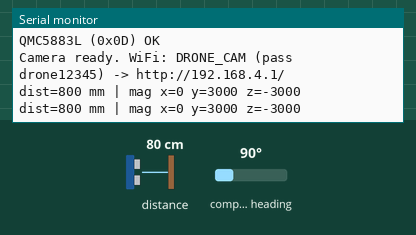
Recording of a sketch running on a simulated Seeed XIAO ESP32-S3. On the bench: the last lines printed to the serial monitor. Wiring (inferred from the names in the program): QMC5883L compass at I2C address 0x0D. Inputs (shaded band) come from the test bench; at power-on: distance to the obstacle 80 cm, compass heading 90°. The camera gives no picture; the modem accepts every AT command (registered, SIM ready, sends succeed) and sends nothing else.

Above: at 1.5 s.
1.6 s: distance to the obstacle set to 2 cm
At 2.3 s:
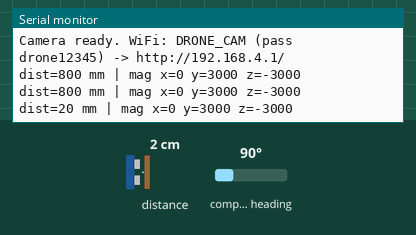
3.1 s: compass heading set to 7°
At 3.8 s:
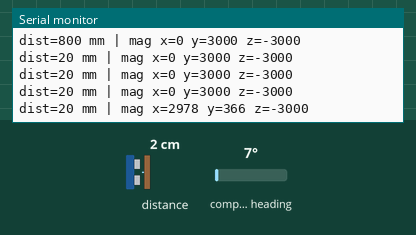
4.6 s: distance to the obstacle set to 4 cm
At 5.4 s:
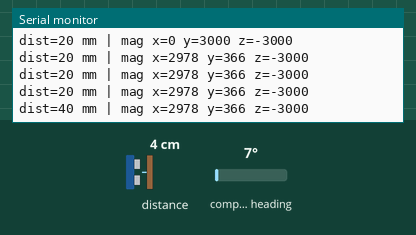
Timing chart, 0 to 7.6 s (numbered marks = the images above; inputs shaded):
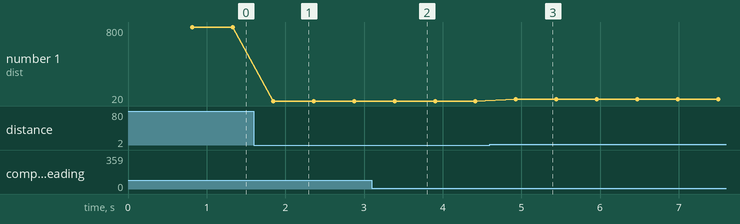

Measured:
- after the input at 1.6 s, the serial monitor: prints a new line after 0.24 s (image 1)
- after the input at 3.1 s, the serial monitor: prints a new line after 0.29 s (image 2)
- after the input at 4.6 s, the serial monitor: prints a new line after 0.33 s (image 3)
- plotted number 1: 800 → 20 after the input at 1.6 s, 20 → 40 after the input at 4.6 s

The sketch:

drone_xiao_v5_sensors_camera.ino
```cpp
/*
 * Drone XIAO firmware v5 — Sensors (MSP) + Camera (WiFi), integrated
 * -----------------------------------------------------------------
 * Runs concurrently on the dual-core ESP32-S3:
 *   - Sensor bridge (dedicated FreeRTOS task, 30 Hz):
 *       VL53L0X (0x29) -> MSP2_SENSOR_RANGEFINDER (0x1F01)
 *       QMC5883L (0x0D) -> MSP2_SENSOR_COMPASS    (0x1F04)   to the FC on UART3 @115200
 *   - Camera: OV2640 MJPEG stream over WiFi (Access Point), viewable in a browser.
 *
 * Disjoint hardware -> no contention, no locks:
 *   Sensors: I2C0 (Wire) on D4/D5,  UART1 to FC on D6.
 *   Camera : own SCCB forced to I2C1 (sccb_i2c_port=1) + camera data pins + WiFi.
 *
 * Confirmed on this airframe (baked in):
 *   Mag alignment: bx=my, by=mx, bz=-mz   |   Camera 180-degree flip: vflip + hmirror.
 *
 * Arduino IDE: Board XIAO_ESP32S3 ; Tools -> PSRAM: "OPI PSRAM" (required) ;
 *   if it won't fit, Partition Scheme: "Huge APP (3MB No OTA)".
 * Camera: connect PC to WiFi "DRONE_CAM" (pass drone12345), open http://192.168.4.1/
 * Library: "VL53L0X" by Pololu.
 */

#include "esp_camera.h"
#include <WiFi.h>
#include "esp_http_server.h"
#include <Wire.h>
#include <VL53L0X.h>

// ---------------- Config ----------------
static const uint32_t FC_BAUD      = 115200;
static const int      PIN_SDA      = 5;      // D4 (sensors, I2C0)
static const int      PIN_SCL      = 6;      // D5
static const int      PIN_FC_TX    = 43;     // D6 -> FC UART3 RX
static const int      PIN_FC_RX    = 44;     // D7
static const uint16_t SEND_HZ      = 30;
static const int32_t  MAX_VALID_MM = 2000;
static const bool     DEBUG_USB    = true;

const char* AP_SSID = "DRONE_CAM";
const char* AP_PASS = "drone12345";          // >= 8 chars
// ----------------------------------------

static const uint8_t QMC_ADDR = 0x0D;

// ---- Camera pins: XIAO ESP32-S3 Sense ----
#define PWDN_GPIO_NUM   -1
#define RESET_GPIO_NUM  -1
#define XCLK_GPIO_NUM   10
#define SIOD_GPIO_NUM   40
#define SIOC_GPIO_NUM   39
#define Y9_GPIO_NUM     48
#define Y8_GPIO_NUM     11
#define Y7_GPIO_NUM     12
#define Y6_GPIO_NUM     14
#define Y5_GPIO_NUM     16
#define Y4_GPIO_NUM     18
#define Y3_GPIO_NUM     17
#define Y2_GPIO_NUM     15
#define VSYNC_GPIO_NUM  38
#define HREF_GPIO_NUM   47
#define PCLK_GPIO_NUM   13

HardwareSerial FC(1);
VL53L0X sensor;
bool magPresent = false;
httpd_handle_t server = NULL;

static const uint8_t  MSP_HDR_X               = 'X';
static const uint8_t  MSP_DIR_TO_FC           = '<';
static const uint16_t MSP2_SENSOR_RANGEFINDER = 0x1F01;
static const uint16_t MSP2_SENSOR_COMPASS     = 0x1F04;

// ============================ MSP v2 ============================
static uint8_t crc8_dvb_s2(uint8_t crc, uint8_t a) {
  crc ^= a;
  for (uint8_t i = 0; i < 8; i++)
    crc = (crc & 0x80) ? (uint8_t)((crc << 1) ^ 0xD5) : (uint8_t)(crc << 1);
  return crc;
}
void mspSend(uint16_t function, const uint8_t *payload, uint16_t len) {
  uint8_t flag = 0, crc = 0;
  FC.write('$'); FC.write(MSP_HDR_X); FC.write(MSP_DIR_TO_FC);
  FC.write(flag);                      crc = crc8_dvb_s2(crc, flag);
  uint8_t fl = function & 0xFF;        FC.write(fl); crc = crc8_dvb_s2(crc, fl);
  uint8_t fh = (function >> 8) & 0xFF; FC.write(fh); crc = crc8_dvb_s2(crc, fh);
  uint8_t sl = len & 0xFF;             FC.write(sl); crc = crc8_dvb_s2(crc, sl);
  uint8_t sh = (len >> 8) & 0xFF;      FC.write(sh); crc = crc8_dvb_s2(crc, sh);
  for (uint16_t i = 0; i < len; i++) { FC.write(payload[i]); crc = crc8_dvb_s2(crc, payload[i]); }
  FC.write(crc);
}
void sendRangefinder(uint8_t quality, int32_t mm) {
  uint8_t p[5] = { quality,
                   (uint8_t)(mm & 0xFF),         (uint8_t)((mm >> 8)  & 0xFF),
                   (uint8_t)((mm >> 16) & 0xFF), (uint8_t)((mm >> 24) & 0xFF) };
  mspSend(MSP2_SENSOR_RANGEFINDER, p, sizeof(p));
}
void sendCompass(int16_t bx, int16_t by, int16_t bz) {
  uint32_t t = millis();
  uint16_t ux = (uint16_t)bx, uy = (uint16_t)by, uz = (uint16_t)bz;
  uint8_t p[11] = {
    0,
    (uint8_t)(t & 0xFF),  (uint8_t)((t >> 8) & 0xFF),
    (uint8_t)((t >> 16) & 0xFF), (uint8_t)((t >> 24) & 0xFF),
    (uint8_t)(ux & 0xFF), (uint8_t)((ux >> 8) & 0xFF),
    (uint8_t)(uy & 0xFF), (uint8_t)((uy >> 8) & 0xFF),
    (uint8_t)(uz & 0xFF), (uint8_t)((uz >> 8) & 0xFF)
  };
  mspSend(MSP2_SENSOR_COMPASS, p, sizeof(p));
}

// ===================== Sensors (I2C0 / Wire) =====================
void i2cWrite(uint8_t addr, uint8_t reg, uint8_t val) {
  Wire.beginTransmission(addr); Wire.write(reg); Wire.write(val); Wire.endTransmission();
}
bool i2cPresent(uint8_t addr) {
  Wire.beginTransmission(addr);
  return (Wire.endTransmission() == 0);
}
void magInit() {
  i2cWrite(QMC_ADDR, 0x0B, 0x01);
  i2cWrite(QMC_ADDR, 0x09, 0x1D);   // OSR=512, 8G, 200Hz, continuous
}
bool magReadRaw(int16_t &mx, int16_t &my, int16_t &mz) {
  uint8_t b[6];
  Wire.beginTransmission(QMC_ADDR); Wire.write(0x00); Wire.endTransmission(true);  // STOP
  if (Wire.requestFrom((int)QMC_ADDR, 6) != 6) return false;
  for (int i = 0; i < 6; i++) b[i] = Wire.read();
  mx = (int16_t)((b[1] << 8) | b[0]);
  my = (int16_t)((b[3] << 8) | b[2]);
  mz = (int16_t)((b[5] << 8) | b[4]);
  return true;
}
int32_t readDistanceMm() {
  uint16_t mm = sensor.readRangeContinuousMillimeters();
  if (sensor.timeoutOccurred())     return -1;
  if (mm == 0 || mm > MAX_VALID_MM) return -1;
  return (int32_t)mm;
}

// ========================= Camera + WiFi =========================
#define PART_BOUNDARY "frameboundary"
static const char* STREAM_CONTENT_TYPE = "multipart/x-mixed-replace;boundary=" PART_BOUNDARY;
static const char* STREAM_BOUNDARY     = "\r\n--" PART_BOUNDARY "\r\n";
static const char* STREAM_PART         = "Content-Type: image/jpeg\r\nContent-Length: %u\r\n\r\n";

static esp_err_t stream_handler(httpd_req_t *req) {
  esp_err_t res = httpd_resp_set_type(req, STREAM_CONTENT_TYPE);
  if (res != ESP_OK) return res;
  httpd_resp_set_hdr(req, "Access-Control-Allow-Origin", "*");
  char part_buf[64];
  while (true) {
    camera_fb_t *fb = esp_camera_fb_get();
    if (!fb) { res = ESP_FAIL; break; }
    res = httpd_resp_send_chunk(req, STREAM_BOUNDARY, strlen(STREAM_BOUNDARY));
    if (res == ESP_OK) {
      int hlen = snprintf(part_buf, sizeof(part_buf), STREAM_PART, fb->len);
      res = httpd_resp_send_chunk(req, part_buf, hlen);
    }
    if (res == ESP_OK)
      res = httpd_resp_send_chunk(req, (const char *)fb->buf, fb->len);
    esp_camera_fb_return(fb);
    if (res != ESP_OK) break;
  }
  return res;
}
static esp_err_t index_handler(httpd_req_t *req) {
  const char *html =
    "<!DOCTYPE html><html><head><meta name='viewport' content='width=device-width,initial-scale=1'>"
    "<title>Drone Cam</title><style>body{margin:0;background:#111;text-align:center}"
    "img{width:100%;max-width:960px;height:auto}</style></head>"
    "<body><img src='/stream'></body></html>";
  httpd_resp_set_type(req, "text/html");
  return httpd_resp_send(req, html, strlen(html));
}
void startServer() {
  httpd_config_t config = HTTPD_DEFAULT_CONFIG();
  config.server_port = 80;
  config.ctrl_port   = 32768;
  if (httpd_start(&server, &config) == ESP_OK) {
    httpd_uri_t index_uri  = { .uri = "/",       .method = HTTP_GET, .handler = index_handler,  .user_ctx = NULL };
    httpd_uri_t stream_uri = { .uri = "/stream", .method = HTTP_GET, .handler = stream_handler, .user_ctx = NULL };
    httpd_register_uri_handler(server, &index_uri);
    httpd_register_uri_handler(server, &stream_uri);
  }
}
bool startCamera() {
  camera_config_t config;
  config.ledc_channel = LEDC_CHANNEL_0;
  config.ledc_timer   = LEDC_TIMER_0;
  config.pin_d0 = Y2_GPIO_NUM;  config.pin_d1 = Y3_GPIO_NUM;
  config.pin_d2 = Y4_GPIO_NUM;  config.pin_d3 = Y5_GPIO_NUM;
  config.pin_d4 = Y6_GPIO_NUM;  config.pin_d5 = Y7_GPIO_NUM;
  config.pin_d6 = Y8_GPIO_NUM;  config.pin_d7 = Y9_GPIO_NUM;
  config.pin_xclk  = XCLK_GPIO_NUM;   config.pin_pclk  = PCLK_GPIO_NUM;
  config.pin_vsync = VSYNC_GPIO_NUM;  config.pin_href  = HREF_GPIO_NUM;
  config.pin_sccb_sda = SIOD_GPIO_NUM; config.pin_sccb_scl = SIOC_GPIO_NUM;  // older cores: pin_sscb_*
  config.pin_pwdn  = PWDN_GPIO_NUM;   config.pin_reset = RESET_GPIO_NUM;
  config.xclk_freq_hz = 20000000;
  config.frame_size   = FRAMESIZE_VGA;   // QVGA = smoother; SVGA/HD = more detail
  config.pixel_format = PIXFORMAT_JPEG;
  config.grab_mode    = CAMERA_GRAB_LATEST;
  config.fb_location  = CAMERA_FB_IN_PSRAM;
  config.jpeg_quality = 12;
  config.fb_count     = 2;
  config.sccb_i2c_port = 1;              // camera SCCB on I2C1, separate from sensors' Wire (I2C0)

  esp_err_t err = esp_camera_init(&config);
  if (err != ESP_OK) { Serial.printf("Camera init failed: 0x%x (PSRAM = OPI PSRAM?)\n", err); return false; }

  sensor_t *s = esp_camera_sensor_get();   // 180-degree flip (confirmed)
  s->set_vflip(s, 1);
  s->set_hmirror(s, 1);
  return true;
}

// ===================== Sensor task (FreeRTOS) =====================
void vTaskSensors(void *pv) {
  const TickType_t period = pdMS_TO_TICKS(1000 / SEND_HZ);
  TickType_t last = xTaskGetTickCount();
  uint16_t dbg = 0;
  for (;;) {
    int32_t d = readDistanceMm();
    if (d < 0) sendRangefinder(0, -1);
    else       sendRangefinder(255, d);

    int16_t mx, my, mz;
    bool magOk = (magPresent && magReadRaw(mx, my, mz));
    if (magOk) {
      // ===== Confirmed alignment for this airframe =====
      int16_t bx =  my;   // body X = forward
      int16_t by =  mx;   // body Y = right
      int16_t bz = -mz;   // body Z = down
      sendCompass(bx, by, bz);
    }

    if (DEBUG_USB && (++dbg >= 15)) {     // ~2 Hz status, doesn't flood serial
      dbg = 0;
      if (magOk) Serial.printf("dist=%ld mm | mag x=%d y=%d z=%d\n", d, mx, my, mz);
      else       Serial.printf("dist=%ld mm | mag: --\n", d);
    }
    vTaskDelayUntil(&last, period);
  }
}

void setup() {
  if (DEBUG_USB) Serial.begin(115200);

  // --- Sensors first (flight-critical) ---
  FC.begin(FC_BAUD, SERIAL_8N1, PIN_FC_RX, PIN_FC_TX);
  Wire.begin(PIN_SDA, PIN_SCL);
  Wire.setClock(400000);
  Wire.setTimeOut(25);

  sensor.setTimeout(100);
  if (!sensor.init()) { if (DEBUG_USB) Serial.println("VL53L0X (0x29) not found"); }
  else {
    sensor.setSignalRateLimit(0.1);
    sensor.setVcselPulsePeriod(VL53L0X::VcselPeriodPreRange, 18);
    sensor.setVcselPulsePeriod(VL53L0X::VcselPeriodFinalRange, 14);
    sensor.setMeasurementTimingBudget(33000);
    sensor.startContinuous();
  }
  magPresent = i2cPresent(QMC_ADDR);
  if (magPresent) { magInit(); if (DEBUG_USB) Serial.println("QMC5883L (0x0D) OK"); }
  else if (DEBUG_USB) Serial.println("QMC5883L (0x0D) not found");

  // --- Camera + WiFi (best-effort; sensors run regardless) ---
  if (startCamera()) {
    WiFi.mode(WIFI_AP);
    WiFi.softAP(AP_SSID, AP_PASS);
    IPAddress ip = WiFi.softAPIP();
    if (DEBUG_USB)
      Serial.printf("Camera ready. WiFi: %s (pass %s) -> http://%s/\n",
                    AP_SSID, AP_PASS, ip.toString().c_str());
    startServer();
  } else if (DEBUG_USB) {
    Serial.println("Camera disabled - sensor bridge still running.");
  }

  // --- Launch the sensor bridge task (your convention: vTask* + xTaskCreate) ---
  xTaskCreate(vTaskSensors, "vTaskSensors", 8192, NULL, 6, NULL);
}

void loop() {
  vTaskDelay(pdMS_TO_TICKS(1000));   // nothing here; work is in the task + httpd
}
```
